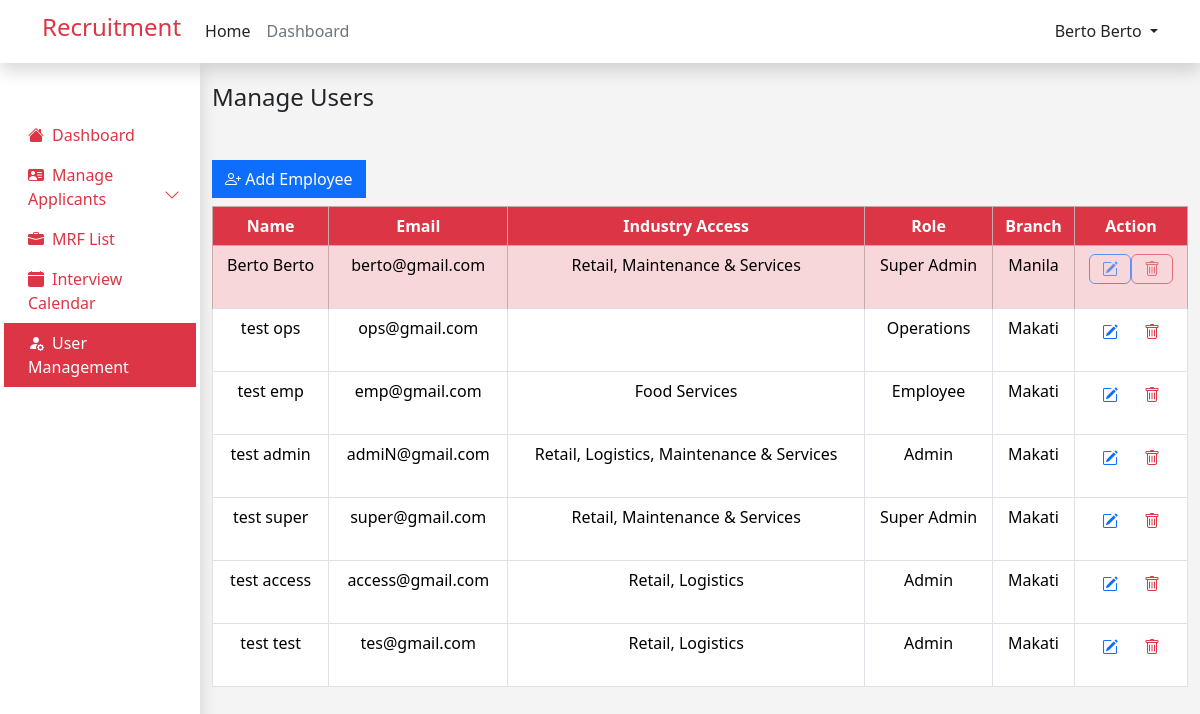
Screenshot of /admin/manage_user.php (signed in) with the database file from the repository.
### tables this page shows
CREATE TABLE `user` (
  `id` int(11) NOT NULL,
  `first_name` varchar(255) NOT NULL,
  `last_name` varchar(255) NOT NULL,
  `email` varchar(255) NOT NULL,
  `password` varchar(255) NOT NULL,
  `role` varchar(255) NOT NULL,
  `resume` varchar(255) NOT NULL,
  `branch` varchar(255) NOT NULL,
  `industry_access` varchar(255) NOT NULL
);

### admin/manage_user.php (the view, shortened to what this page needs)
<?php
include ('../admin/manage_user_process.php');
$query = "SELECT * FROM user WHERE role != ?";
$role = "user";
$stmt = $conn->prepare($query);
$stmt->bind_param("s", $role);
$stmt->execute();
$result = $stmt->get_result();
include ('../components/header.php');
?>
<!DOCTYPE html>
<html lang="en">
<head>
</head>
<body style="background-color: #F4F4F4; ">
    <div class="container-fluid">
        <div class="row">
            <div class="col-md-2 col-lg-3 col-xl-2 bg-white  p-0 m-0 d-lg-block shadow" style="min-height: 91vh;">
                <?php include ("../admin/admin_sidebar.php"); ?>
            </div>
            <div class="col-md-10 col-lg-9 col-xl-10  mt-3 ">
                <h4 class=" mt-1 mb-5 ">Manage Users</h4>
                <div class="row">
                    <div class="col-md-6 col-lg-9">
                        <div class="float-start mb-2">
                            <button type="button" class="btn btn-primary " data-bs-toggle="modal"
                                data-bs-target="#addUserModal" style="border-radius: 0;">
                                <i class="bi bi-person-plus"></i> Add Employee
                            </button>
                        </div>
                    </div>
                </div>
                <div class="table-responsive">
                    <table id="employeeTable" class="table text-center table-hover table-bordered bg-white border">
                        <thead class="table-danger">
                            <tr>
                                <th class="bg-danger text-white">Name</th>
                                <th class="bg-danger text-white">Email</th>
                                <th class="bg-danger text-white">Industry Access</th>
                                <th class="bg-danger text-white">Role</th>
                                <th class="bg-danger text-white">Branch</th>
                                <th class="bg-danger text-white">Action</th>
                            </tr>
                        </thead>
                        <tbody style="margin-bottom: 10px;">
                            <?php
                            while ($row = $result->fetch_assoc()) {
                                $loggedInUserId = $_SESSION['user_id'];
                                $highlightClass = ($loggedInUserId == $row['id']) ? 'table-danger' : '';
                                $disableAction = ($loggedInUserId == $row['id']) ? 'disabled' : '';
                                ?>
                                <tr>
                                    <td class="<?php echo $highlightClass; ?>">
                                        <?php echo $row['first_name'] . ' ' . $row['last_name']; ?>
                                    </td>
                                    <td class="<?php echo $highlightClass; ?>">
                                        <?php echo $row['email']; ?>
                                    </td>
                                    <td class="<?php echo $highlightClass; ?>">
                                        <?php echo $row['industry_access']; ?>
                                    </td>
                                    <td class="<?php echo $highlightClass; ?>">
                                        <?php echo $row['role']; ?>
                                    </td>
                                    <td class="<?php echo $highlightClass; ?>">
                                        <?php echo $row['branch']; ?>
                                    </td>
                                    <td class="<?php echo $highlightClass; ?>">
                                        <div class="btn-group" role="group" aria-label="User Actions">
                                            <form>
                                                <button type="button" class="btn text-primary" data-bs-toggle="modal"
                                                    data-bs-target="#editUserModal<?php echo $row['id'] ?>" <?php echo $disableAction; ?>>
                                                    <i class="bi bi-pencil-square"></i>
                                                </button>
                                            </form>
                                            <form id="deleteEmpForm<?php echo $row['id'] ?>"
                                                action="manage_user_process.php" method="post">
                                                <button type="button" class="btn text-danger"
                                                    onclick="confirmDelete(<?php echo $row['id']; ?>)" <?php echo $disableAction; ?>>
                                                    <i class="bi bi-trash"></i>
                                                </button>
                                            </form>
                                        </div>
                                    </td>
                                </tr>
                                <?php
                            }
                            ?>
                        </tbody>
                    </table>
                </div>
            </div>
        </div>
    </div>
</body>
</html>

### rows the page displays
user: first_name "Berto", last_name "Berto", email "berto@gmail.com", industry_access "Retail, Maintenance & Services", role "Super Admin", branch "Manila"
user: first_name "test", last_name "ops", email "ops@gmail.com", role "Operations", branch "Makati"
user: first_name "test", last_name "emp", email "emp@gmail.com", industry_access "Food Services", role "Employee", branch "Makati"
user: first_name "test", last_name "admin", email "admiN@gmail.com", industry_access "Retail, Logistics, Maintenance & Services", role "Admin", branch "Makati"
user: first_name "test", last_name "super", email "super@gmail.com", industry_access "Retail, Maintenance & Services", role "Super Admin", branch "Makati"
user: first_name "test", last_name "access", email "access@gmail.com", industry_access "Retail, Logistics", role "Admin", branch "Makati"
user: first_name "test", last_name "test", email "tes@gmail.com", industry_access "Retail, Logistics", role "Admin", branch "Makati"

### other values shown
$user "Berto Berto"
